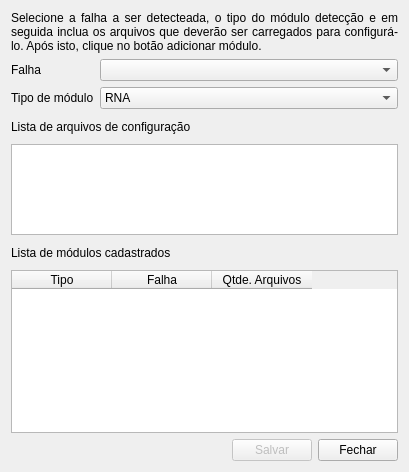
<?xml version="1.0" encoding="UTF-8"?>
<ui version="4.0">
 <class>ConfigModulos</class>
 <widget class="QDialog" name="ConfigModulos">
  <property name="geometry">
   <rect>
    <x>0</x>
    <y>0</y>
    <width>409</width>
    <height>472</height>
   </rect>
  </property>
  <property name="windowTitle">
   <string>Configuração das falhas do sistema</string>
  </property>
  <layout class="QGridLayout" name="gridLayout">
   <item row="0" column="0" colspan="2">
    <widget class="QLabel" name="label_4">
     <property name="text">
      <string>Selecione a falha a ser detecteada, o tipo do módulo detecção e em seguida inclua os arquivos que deverão ser carregados para configurá-lo. Após isto, clique no botão adicionar módulo.</string>
     </property>
     <property name="alignment">
      <set>Qt::AlignJustify|Qt::AlignVCenter</set>
     </property>
     <property name="wordWrap">
      <bool>true</bool>
     </property>
    </widget>
   </item>
   <item row="1" column="0">
    <widget class="QLabel" name="label_7">
     <property name="sizePolicy">
      <sizepolicy hsizetype="Fixed" vsizetype="Preferred">
       <horstretch>0</horstretch>
       <verstretch>0</verstretch>
      </sizepolicy>
     </property>
     <property name="text">
      <string>Falha</string>
     </property>
    </widget>
   </item>
   <item row="1" column="1" rowspan="2">
    <layout class="QVBoxLayout" name="verticalLayout_2">
     <item>
      <widget class="QComboBox" name="falhas">
       <property name="toolTip">
        <string>Local da falha</string>
       </property>
      </widget>
     </item>
     <item>
      <widget class="QComboBox" name="tipos">
       <property name="toolTip">
        <string>Local da falha</string>
       </property>
       <item>
        <property name="text">
         <string>RNA</string>
        </property>
       </item>
       <item>
        <property name="text">
         <string>Fuzzy</string>
        </property>
       </item>
       <item>
        <property name="text">
         <string>Estatístico</string>
        </property>
       </item>
       <item>
        <property name="text">
         <string>Personalizado</string>
        </property>
       </item>
      </widget>
     </item>
    </layout>
   </item>
   <item row="2" column="0">
    <widget class="QLabel" name="label_6">
     <property name="sizePolicy">
      <sizepolicy hsizetype="Fixed" vsizetype="Preferred">
       <horstretch>0</horstretch>
       <verstretch>0</verstretch>
      </sizepolicy>
     </property>
     <property name="text">
      <string>Tipo de módulo</string>
     </property>
    </widget>
   </item>
   <item row="3" column="0" colspan="2">
    <layout class="QHBoxLayout" name="horizontalLayout_2">
     <item>
      <widget class="QLabel" name="label_5">
       <property name="text">
        <string>Lista de arquivos de configuração</string>
       </property>
      </widget>
     </item>
     <item>
      <spacer name="horizontalSpacer_4">
       <property name="orientation">
        <enum>Qt::Horizontal</enum>
       </property>
       <property name="sizeHint" stdset="0">
        <size>
         <width>198</width>
         <height>20</height>
        </size>
       </property>
      </spacer>
     </item>
     <item>
      <widget class="QToolButton" name="adicionar_arq">
       <property name="toolTip">
        <string>Adicionar arquivo</string>
       </property>
       <property name="icon">
        <iconset resource="../imgs/imgs.qrc">
         <normaloff>:/imgs/abrir.png</normaloff>:/imgs/abrir.png</iconset>
       </property>
       <property name="autoRaise">
        <bool>true</bool>
       </property>
      </widget>
     </item>
     <item>
      <widget class="QToolButton" name="remover_arq">
       <property name="toolTip">
        <string>Remover arquivo</string>
       </property>
       <property name="icon">
        <iconset resource="../imgs/imgs.qrc">
         <normaloff>:/imgs/cancelar.png</normaloff>:/imgs/cancelar.png</iconset>
       </property>
       <property name="autoRaise">
        <bool>true</bool>
       </property>
      </widget>
     </item>
     <item>
      <widget class="QToolButton" name="subir_arq">
       <property name="toolTip">
        <string>Subir arquivo na lista</string>
       </property>
       <property name="icon">
        <iconset resource="../imgs/imgs.qrc">
         <normaloff>:/imgs/mover_para_cima.png</normaloff>:/imgs/mover_para_cima.png</iconset>
       </property>
       <property name="autoRaise">
        <bool>true</bool>
       </property>
      </widget>
     </item>
     <item>
      <widget class="QToolButton" name="descer_arq">
       <property name="toolTip">
        <string>Descer arquivo na lista</string>
       </property>
       <property name="icon">
        <iconset resource="../imgs/imgs.qrc">
         <normaloff>:/imgs/mover_para_baixo.png</normaloff>:/imgs/mover_para_baixo.png</iconset>
       </property>
       <property name="autoRaise">
        <bool>true</bool>
       </property>
      </widget>
     </item>
    </layout>
   </item>
   <item row="4" column="0" colspan="2">
    <widget class="QListWidget" name="lista_arquivos">
     <property name="maximumSize">
      <size>
       <width>16777215</width>
       <height>120</height>
      </size>
     </property>
     <property name="toolTip">
      <string>Lista de arquivos a serem carregados</string>
     </property>
    </widget>
   </item>
   <item row="5" column="0" colspan="2">
    <layout class="QHBoxLayout" name="horizontalLayout_4">
     <item>
      <widget class="QLabel" name="label_3">
       <property name="text">
        <string>Lista de módulos cadastrados</string>
       </property>
      </widget>
     </item>
     <item>
      <spacer name="horizontalSpacer_3">
       <property name="orientation">
        <enum>Qt::Horizontal</enum>
       </property>
       <property name="sizeHint" stdset="0">
        <size>
         <width>153</width>
         <height>20</height>
        </size>
       </property>
      </spacer>
     </item>
     <item>
      <layout class="QHBoxLayout" name="horizontalLayout">
       <item>
        <widget class="QToolButton" name="adicionar">
         <property name="toolTip">
          <string>Adicionar módulo</string>
         </property>
         <property name="icon">
          <iconset resource="../imgs/imgs.qrc">
           <normaloff>:/imgs/adicionar.png</normaloff>:/imgs/adicionar.png</iconset>
         </property>
         <property name="autoRaise">
          <bool>true</bool>
         </property>
        </widget>
       </item>
       <item>
        <widget class="QToolButton" name="remover">
         <property name="toolTip">
          <string>Remover módulo</string>
         </property>
         <property name="icon">
          <iconset resource="../imgs/imgs.qrc">
           <normaloff>:/imgs/remover.png</normaloff>:/imgs/remover.png</iconset>
         </property>
         <property name="autoRaise">
          <bool>true</bool>
         </property>
        </widget>
       </item>
      </layout>
     </item>
    </layout>
   </item>
   <item row="6" column="0" colspan="2">
    <widget class="QTableWidget" name="modulos_cad">
     <property name="toolTip">
      <string>Módulos cadastrados</string>
     </property>
     <property name="editTriggers">
      <set>QAbstractItemView::NoEditTriggers</set>
     </property>
     <property name="tabKeyNavigation">
      <bool>false</bool>
     </property>
     <property name="selectionMode">
      <enum>QAbstractItemView::SingleSelection</enum>
     </property>
     <property name="gridStyle">
      <enum>Qt::DotLine</enum>
     </property>
     <property name="sortingEnabled">
      <bool>true</bool>
     </property>
     <attribute name="verticalHeaderVisible">
      <bool>false</bool>
     </attribute>
     <column>
      <property name="text">
       <string>Tipo</string>
      </property>
     </column>
     <column>
      <property name="text">
       <string>Falha</string>
      </property>
     </column>
     <column>
      <property name="text">
       <string>Qtde. Arquivos</string>
      </property>
     </column>
    </widget>
   </item>
   <item row="7" column="0" colspan="2">
    <layout class="QHBoxLayout" name="horizontalLayout_3">
     <item>
      <spacer name="horizontalSpacer_2">
       <property name="orientation">
        <enum>Qt::Horizontal</enum>
       </property>
       <property name="sizeHint" stdset="0">
        <size>
         <width>153</width>
         <height>20</height>
        </size>
       </property>
      </spacer>
     </item>
     <item>
      <spacer name="horizontalSpacer_5">
       <property name="orientation">
        <enum>Qt::Horizontal</enum>
       </property>
       <property name="sizeHint" stdset="0">
        <size>
         <width>153</width>
         <height>20</height>
        </size>
       </property>
      </spacer>
     </item>
     <item>
      <widget class="QPushButton" name="salvar">
       <property name="enabled">
        <bool>false</bool>
       </property>
       <property name="toolTip">
        <string>Salvar alterações</string>
       </property>
       <property name="text">
        <string>Salvar</string>
       </property>
      </widget>
     </item>
     <item>
      <widget class="QPushButton" name="fechar">
       <property name="text">
        <string>Fechar</string>
       </property>
      </widget>
     </item>
    </layout>
   </item>
  </layout>
 </widget>
 <tabstops>
  <tabstop>adicionar</tabstop>
  <tabstop>remover</tabstop>
  <tabstop>modulos_cad</tabstop>
  <tabstop>fechar</tabstop>
 </tabstops>
 <resources>
  <include location="../imgs/imgs.qrc"/>
 </resources>
 <connections>
  <connection>
   <sender>fechar</sender>
   <signal>clicked()</signal>
   <receiver>ConfigModulos</receiver>
   <slot>accept()</slot>
   <hints>
    <hint type="sourcelabel">
     <x>484</x>
     <y>466</y>
    </hint>
    <hint type="destinationlabel">
     <x>301</x>
     <y>455</y>
    </hint>
   </hints>
  </connection>
 </connections>
</ui>
